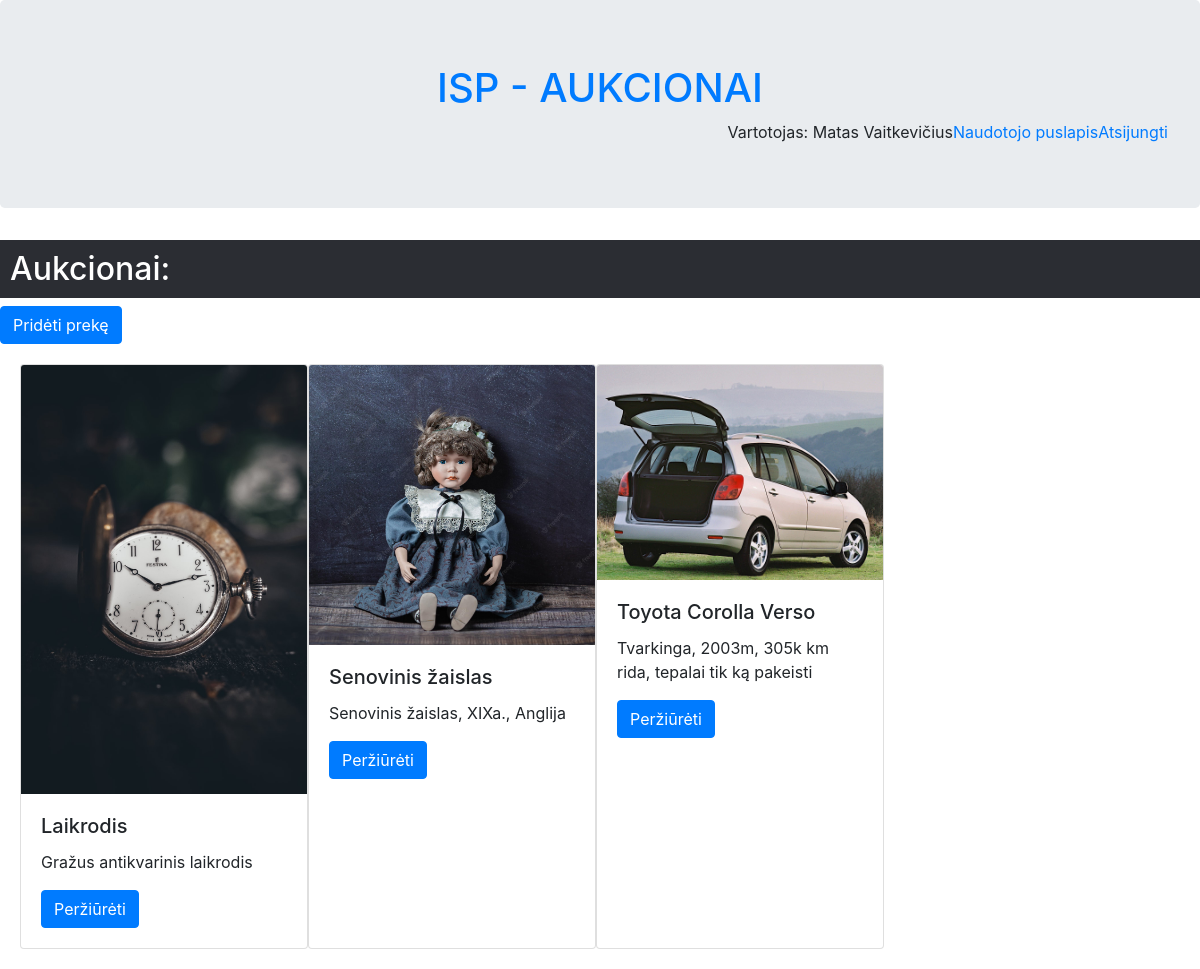
The page /manoPrekes.php (signed in) on the database its author committed.
### tables this page shows
CREATE TABLE `vartotojas` (
  `vardas` varchar(32) NOT NULL,
  `pavarde` varchar(32) NOT NULL,
  `email` varchar(64) NOT NULL,
  `telefono_nr` varchar(20) DEFAULT NULL,
  `slaptazodis` varchar(32) NOT NULL,
  `likutis` decimal(10,2) NOT NULL,
  `blokuotas` tinyint(1) NOT NULL,
  `lytis` int(11) DEFAULT NULL,
  `id_Vartotojas` int(11) NOT NULL,
  `fk_Administratorius` int(11) DEFAULT NULL
);

CREATE TABLE `nuotrauka` (
  `pavadinimas` varchar(64) NOT NULL,
  `nuoroda` text NOT NULL,
  `formatas` int(11) NOT NULL,
  `id_Nuotrauka` int(11) NOT NULL,
  `fk_Prekeid_Preke` int(11) NOT NULL
);

CREATE TABLE `preke` (
  `aprasymas` varchar(255) NOT NULL,
  `data` datetime NOT NULL DEFAULT current_timestamp(),
  `pavadinimas` varchar(64) NOT NULL,
  `kategorija` int(11) NOT NULL,
  `id_Preke` int(11) NOT NULL,
  `fk_Vartotojasid_Vartotojas` int(11) NOT NULL
);

### manoPrekes.php (the view, shortened to what this page needs)
<!DOCTYPE html>
<html>
   <head>
        <link rel="stylesheet" href="https://cdn.jsdelivr.net/npm/bootstrap@4.6.1/dist/css/bootstrap.min.css">
</head>
<body>
<?php include("header.php");?>
        <h2 style="background-color: #2b2d33;color:white;  padding:10px">Aukcionai:</h2>
		<div>
			<form action="Prekes_sukurimo_langas.php">
                        <button class="btn btn-primary">Pridėti prekę</button>
            </form>
		</div>
		<div class="content">
			<?php
            $query = "SELECT preke.pavadinimas as name, nuotrauka.nuoroda, preke.aprasymas, preke.id_Preke
					FROM preke
					LEFT JOIN nuotrauka ON preke.id_Preke=nuotrauka.fk_Prekeid_Preke
					WHERE preke.fk_Vartotojasid_Vartotojas=" . $_SESSION['userid'];
            $result = mysqli_query($db, $query);
            foreach ($result as $item){
	            echo "<div class='card' style='width: 18rem; border:1;'>
				<img src='" . $item['nuoroda'] . "' class='card-img-top' alt='...'>
				<div class='card-body'>
					<h5 class='card-title'>". $item['name']."</h5>
					<p class='card-text'>".$item['aprasymas']."</p>
					<a href='Prekes_langas.php?id=".$item['id_Preke']."' class='btn btn-primary'>Peržiūrėti</a>
				</div>
			</div>";
			}
			?>
</body>
</html>

### header.php (shortened to what this page needs)
<?php
include("config.php");
if (isset($_SESSION['userid'])){
    $query = "SELECT * FROM vartotojas WHERE id_Vartotojas=" . $_SESSION['userid'];
    $USERINFO = mysqli_query($db, $query);
    $USERINFO = mysqli_fetch_assoc($USERINFO);
}
?>
<div class ="jumbotron text-center">
    <a href="PagrindinisPuslapis.php"><h1>ISP - AUKCIONAI</h1></a>
    <div display: flex;
    justify-content: space-between;
    align="right">
        <?php
        if (isset($USERINFO))
        {
            if($USERINFO['fk_Administratorius'] != null){
                echo "Administratorius: ".$USERINFO['vardas'] . " " . $USERINFO['pavarde'];
                echo "<a href='adminPage.php'>Administravimo langas</a>";
            }
            else{
                echo "Vartotojas: ".$USERINFO['vardas'] . " " . $USERINFO['pavarde'];
            }
            echo "<a href='naudotojoPuslapis.php'>Naudotojo puslapis</a>";
            echo "<a href='logout.php'>Atsijungti</a>";
        }
        else{
            echo "<a href='signin.php'>Registracija</a>";
            echo "<a href='login.php'>Prisijungimas</a>";
        }
        ?>
    </div>
</div>

### manoPrekes.php (style rules this page uses)
.content { display: flex; flex-wrap: wrap; margin: 10px; padding: 10px; }

### rows shown on the page
vartotojas: vardas "Matas", pavarde "Vaitkevičius"
nuotrauka: nuoroda (picture), fk_Prekeid_Preke.pavadinimas "Laikrodis", fk_Prekeid_Preke.aprasymas "Gražus antikvarinis laikrodis"
nuotrauka: nuoroda (picture), fk_Prekeid_Preke.pavadinimas "Senovinis žaislas", fk_Prekeid_Preke.aprasymas "Senovinis žaislas, XIXa., Anglija"
nuotrauka: nuoroda (picture), fk_Prekeid_Preke.pavadinimas "Toyota Corolla Verso", fk_Prekeid_Preke.aprasymas "Tvarkinga, 2003m, 305k km rida, tepalai tik ką pakeisti"
